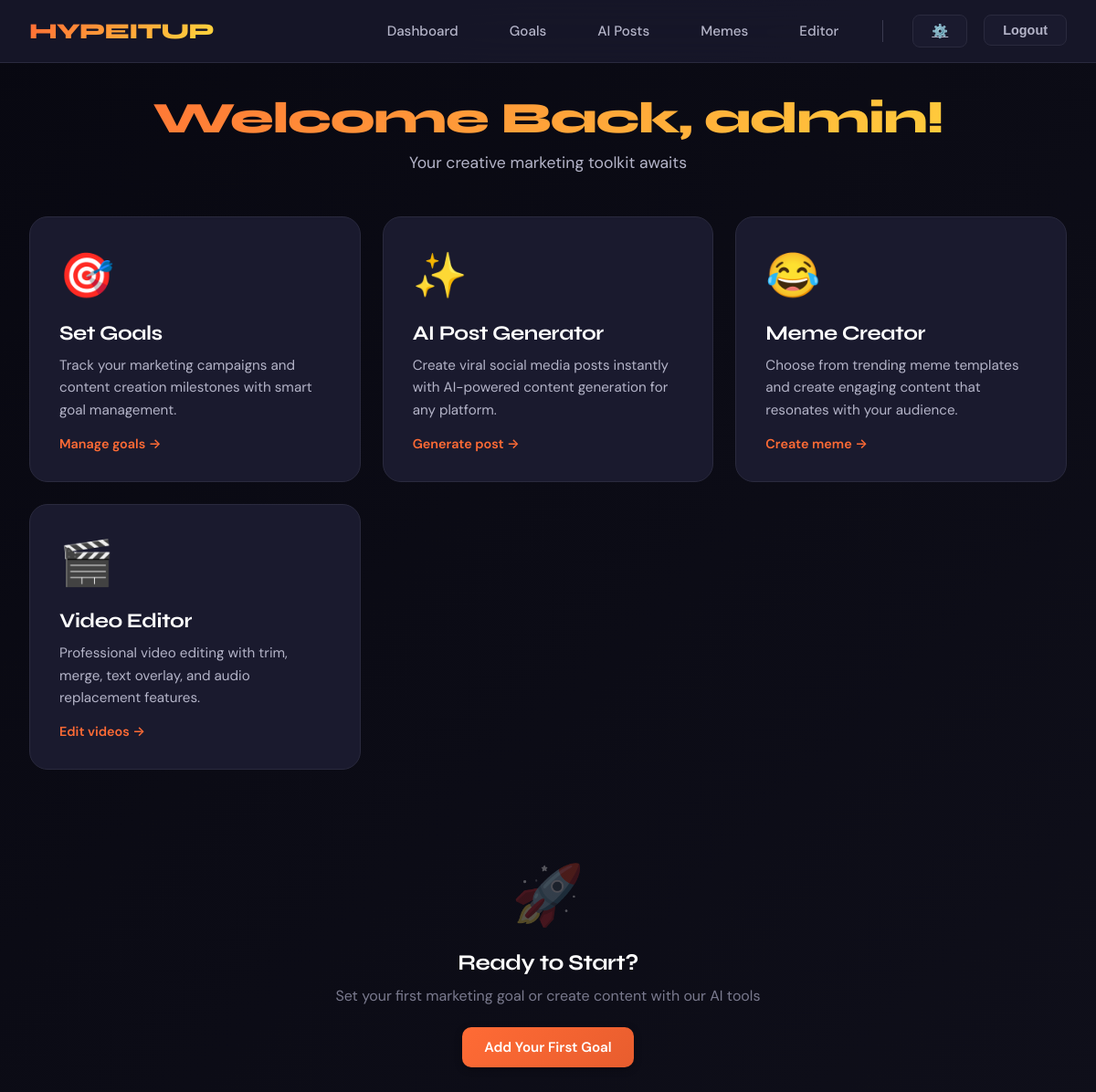
The app's page /dashboard (signed in), older data.
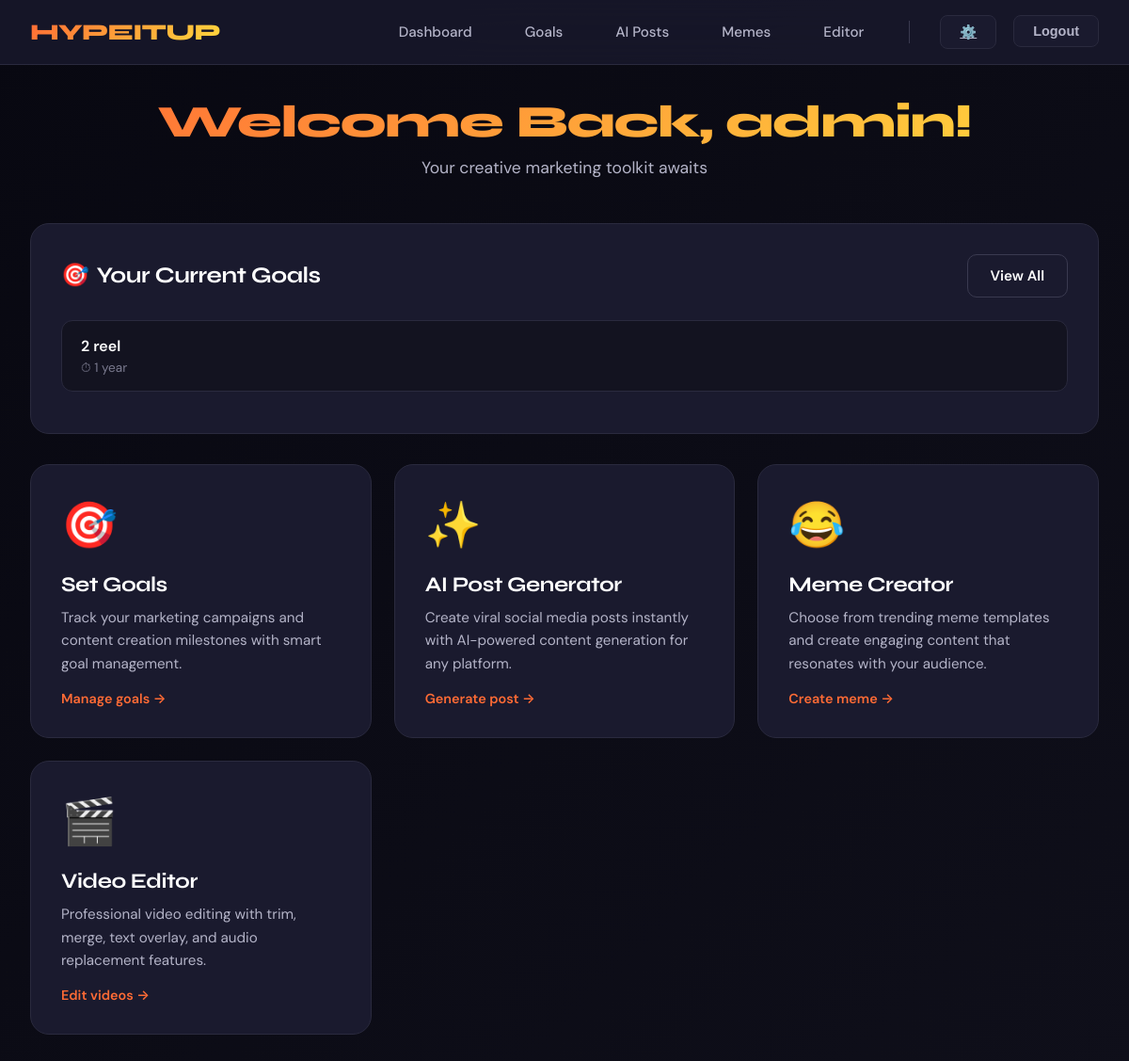
The same page, newer data.
### tables this page shows
CREATE TABLE goals (
                            id INTEGER PRIMARY KEY AUTOINCREMENT,
                            task TEXT NOT NULL,
                            duration TEXT NOT NULL,
                            completed BOOLEAN NOT NULL CHECK (completed IN (0, 1))
                        );

### app.py (the view)
@app.route("/dashboard")
@login_required
def dashboard():
    with sqlite3.connect(DATABASE_FILE) as conn:
        conn.row_factory = sqlite3.Row
        cursor = conn.cursor()
        cursor.execute("SELECT * FROM goals ORDER BY id DESC")
        goals = cursor.fetchall()
        username = session.get("user", "Creator").split('@')[0]
    return render_template("dashboard.html", goals=goals, username=username)

### app.py (called while the page is built)
def login_required(f):
    @wraps(f)
    def decorated(*args, **kwargs):
        if "user" not in session: return redirect(url_for("login"))
        return f(*args, **kwargs)
    return decorated

### templates/dashboard.html (shortened to what this page needs)
{% extends "base.html" %}
{% block content %}
<div class="dashboard-header">
    <h1 class="welcome-title">Welcome Back, {{ username }}!</h1>
    <p class="welcome-subtitle">Your creative marketing toolkit awaits</p>
</div>
{% if goals %}
<div class="goals-section">
    <div class="goals-header">
        <h2 class="goals-title">
            <span>🎯</span>
            Your Current Goals
        </h2>
        <a href="{{ url_for('goals') }}" class="btn btn-secondary">View All</a>
    </div>
    {% for goal in goals %}
    <div class="goal-item">
        <div class="goal-info">
            <div class="goal-task">{{ goal.task }}</div>
            <div class="goal-duration">⏱ {{ goal.duration }}</div>
        </div>
    </div>
    {% endfor %}
</div>
{% endif %}
<div class="features-grid">
    <a href="{{ url_for('goals') }}" class="feature-card">
        <span class="feature-icon">🎯</span>
        <h3 class="feature-title">Set Goals</h3>
        <p class="feature-description">
            Track your marketing campaigns and content creation milestones with smart goal management.
        </p>
        <span class="feature-cta">Manage goals →</span>
    </a>
    <a href="{{ url_for('create_post') }}" class="feature-card">
        <span class="feature-icon">✨</span>
        <h3 class="feature-title">AI Post Generator</h3>
        <p class="feature-description">
            Create viral social media posts instantly with AI-powered content generation for any platform.
        </p>
        <span class="feature-cta">Generate post →</span>
    </a>
    <a href="{{ url_for('meme_templates') }}" class="feature-card">
        <span class="feature-icon">😂</span>
        <h3 class="feature-title">Meme Creator</h3>
        <p class="feature-description">
            Choose from trending meme templates and create engaging content that resonates with your audience.
        </p>
        <span class="feature-cta">Create meme →</span>
    </a>
    <a href="{{ url_for('video_editor') }}" class="feature-card">
        <span class="feature-icon">🎬</span>
        <h3 class="feature-title">Video Editor</h3>
        <p class="feature-description">
            Professional video editing with trim, merge, text overlay, and audio replacement features.
        </p>
        <span class="feature-cta">Edit videos →</span>
    </a>
</div>
{% if not goals %}
<div class="empty-state">
    <div class="empty-state-icon">🚀</div>
    <h3 style="color: var(--text-primary); margin-bottom: 0.5rem;">Ready to Start?</h3>
    <p style="margin-bottom: 1.5rem;">Set your first marketing goal or create content with our AI tools</p>
    <a href="{{ url_for('goals') }}" class="btn btn-primary">Add Your First Goal</a>
</div>
{% endif %}
{% endblock %}

Row changes from the older to the newer data that the page shows:
added goals: task "2 reel", duration "1 year"
Text that changed along with them:
text no longer shown: "🚀 Ready to Start? Set your first marketing goal or create content with our AI tools Add Your First Goal"
text now shown: "🎯 Your Current Goals View All"
